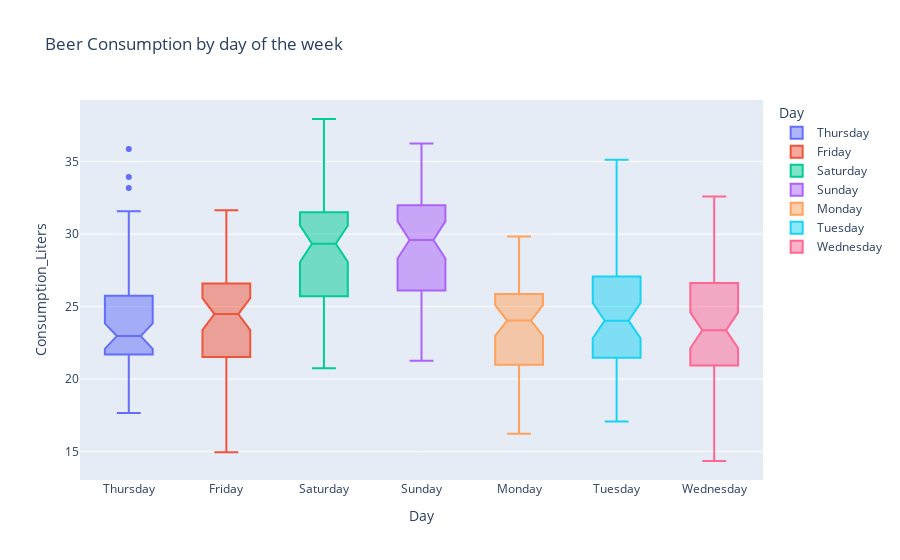

Notebook code for this chart:
### Code cell
fig = px.box(df, x="Day", y="Consumption_Liters", color="Day", orientation='v', notched=True, title = 'Beer Consumption by day of the week' )

fig.show()

### Figure 1 — Plotly figure (JSON) as saved in the notebook; plotly's stock layout.template omitted (floating-point values rounded to 4 significant figures)
{"data": [{"alignmentgroup": "True", "hovertemplate": "Day=%{x}<br>Consumption_Liters=%{y}<extra></extra>", "legendgroup": "Thursday", "marker": {"color": "#636efa"}, "name": "Thursday", "notched": true, "offsetgroup": "Thursday", "orientation": "v", "showlegend": true, "type": "box", "x": ["Thursday", "Thursday", "Thursday", "Thursday", "Thursday", "Thursday", "Thursday", "Thursday", "Thursday", "Thursday", "Thursday", "Thursday", "Thursday", "Thursday", "Thursday", "Thursday", "Thursday", "Thursday", "Thursday", "Thursday", "Thursday", "Thursday", "Thursday", "Thursday", "Thursday", "Thursday", "Thursday", "Thursday", "Thursday", "Thursday", "Thursday", "Thursday", "Thursday", "Thursday", "Thursday", "Thursday", "Thursday", "Thursday", "Thursday", "Thursday", "Thursday", "Thursday", "Thursday", "Thursday", "Thursday", "Thursday", "Thursday", "Thursday", "Thursday", "Thursday", "Thursday", "Thursday", "Thursday"], "x0": " ", "xaxis": "x", "y": [25.46, 28.4, 25.72, 25.8, 22.7, 19.95, 26.39, 22.92, 22.78, 30.3, 22.41, 23.63, 27.99, 22.12, 20.3, 21.73, 23.2, 20.45, 19.14, 20.3, 20.79, 24.68, 22.77, 24.61, 24.53, 19.46, 19.73, 20.74, 21.75, 19.03, 24.23, 26.13, 22.61, 17.66, 17.89, 24.22, 21.52, 33.93, 30.34, 22.66, 33.18, 35.86, 23.07, 22.63, 23.13, 29.27, 22.96, 25.29, 28.41, 22.93, 24.34, 31.57, 22.45], "y0": " ", "yaxis": "y"}, {"alignmentgroup": "True", "hovertemplate": "Day=%{x}<br>Consumption_Liters=%{y}<extra></extra>", "legendgroup": "Friday", "marker": {"color": "#EF553B"}, "name": "Friday", "notched": true, "offsetgroup": "Friday", "orientation": "v", "showlegend": true, "type": "box", "x": ["Friday", "Friday", "Friday", "Friday", "Friday", "Friday", "Friday", "Friday", "Friday", "Friday", "Friday", "Friday", "Friday", "Friday", "Friday", "Friday", "Friday", "Friday", "Friday", "Friday", "Friday", "Friday", "Friday", "Friday", "Friday", "Friday", "Friday", "Friday", "Friday", "Friday", "Friday", "Friday", "Friday", "Friday", "Friday", "Friday", "Friday", "Friday", "Friday", "Friday", "Friday", "Friday", "Friday", "Friday", "Friday", "Friday", "Friday", "Friday", "Friday", "Friday", "Friday", "Friday"], "x0": " ", "xaxis": "x", "y": [28.97, 24.89, 29.94, 21.78, 26.84, 22.82, 24.22, 24.57, 26.24, 22.65, 21.28, 24.21, 24.97, 24.87, 24.86, 21.59, 24.39, 17.94, 18.15, 20.54, 20.43, 21.25, 25.14, 22.38, 16.75, 21.86, 14.94, 25.7, 22.03, 21.1, 24.73, 26.58, 25.48, 23.24, 22.22, 19.34, 21.45, 26.31, 29.41, 27.49, 23.85, 27.39, 26.59, 31.65, 20.57, 28.65, 20.33, 28.98, 29.51, 30.74, 27.04, 26.31], "y0": " ", "yaxis": "y"}, {"alignmentgroup": "True", "hovertemplate": "Day=%{x}<br>Consumption_Liters=%{y}<extra></extra>", "legendgroup": "Saturday", "marker": {"color": "#00cc96"}, "name": "Saturday", "notched": true, "offsetgroup": "Saturday", "orientation": "v", "showlegend": true, "type": "box", "x": ["Saturday", "Saturday", "Saturday", "Saturday", "Saturday", "Saturday", "Saturday", "Saturday", "Saturday", "Saturday", "Saturday", "Saturday", "Saturday", "Saturday", "Saturday", "Saturday", "Saturday", "Saturday", "Saturday", "Saturday", "Saturday", "Saturday", "Saturday", "Saturday", "Saturday", "Saturday", "Saturday", "Saturday", "Saturday", "Saturday", "Saturday", "Saturday", "Saturday", "Saturday", "Saturday", "Saturday", "Saturday", "Saturday", "Saturday", "Saturday", "Saturday", "Saturday", "Saturday", "Saturday", "Saturday", "Saturday", "Saturday", "Saturday", "Saturday", "Saturday", "Saturday", "Saturday"], "x0": " ", "xaxis": "x", "y": [30.81, 37.94, 37.69, 28.35, 27.03, 28.89, 30.23, 30.94, 26.47, 29.09, 28.84, 28.63, 29.76, 33.45, 30.5, 33.82, 27.42, 25.27, 25.49, 23.7, 27.25, 25.94, 31.13, 29.61, 23.05, 24.23, 24.63, 26.69, 24.83, 20.74, 32.47, 31.31, 29.62, 30.18, 31.68, 21.83, 21.81, 31.84, 29.64, 24.88, 33.33, 32.67, 27.66, 35.78, 24.33, 26.84, 30.39, 34.38, 32.45, 29.58, 32.54, 21.95], "y0": " ", "yaxis": "y"}, {"alignmentgroup": "True", "hovertemplate": "Day=%{x}<br>Consumption_Liters=%{y}<extra></extra>", "legendgroup": "Sunday", "marker": {"color": "#ab63fa"}, "name": "Sunday", "notched": true, "offsetgroup": "Sunday", "orientation": "v", "showlegend": true, "type": "box", "x": ["Sunday", "Sunday", "Sunday", "Sunday", "Sunday", "Sunday", "Sunday", "Sunday", "Sunday", "Sunday", "Sunday", "Sunday", "Sunday", "Sunday", "Sunday", "Sunday", "Sunday", "Sunday", "Sunday", "Sunday", "Sunday", "Sunday", "Sunday", "Sunday", "Sunday", "Sunday", "Sunday", "Sunday", "Sunday", "Sunday", "Sunday", "Sunday", "Sunday", "Sunday", "Sunday", "Sunday", "Sunday", "Sunday", "Sunday", "Sunday", "Sunday", "Sunday", "Sunday", "Sunday", "Sunday", "Sunday", "Sunday", "Sunday", "Sunday", "Sunday", "Sunday", "Sunday"], "x0": " ", "xaxis": "x", "y": [29.8, 36.25, 30.52, 31.09, 32.06, 29.93, 24.97, 30.82, 27.48, 24.62, 32.87, 25.86, 26.12, 32.71, 25.07, 28.03, 30.48, 28.05, 23.54, 28.41, 31.39, 26.08, 30.5, 32.98, 28.86, 27.59, 21.29, 33.3, 32.47, 25.23, 31.66, 33.52, 26.27, 27.52, 31.83, 23.57, 21.25, 34.7, 32.18, 24.86, 34.5, 22.2, 26.59, 24.43, 28.61, 29.39, 31.93, 30.62, 32.78, 29.19, 30.13, 32.31], "y0": " ", "yaxis": "y"}, {"alignmentgroup": "True", "hovertemplate": "Day=%{x}<br>Consumption_Liters=%{y}<extra></extra>", "legendgroup": "Monday", "marker": {"color": "#FFA15A"}, "name": "Monday", "notched": true, "offsetgroup": "Monday", "orientation": "v", "showlegend": true, "type": "box", "x": ["Monday", "Monday", "Monday", "Monday", "Monday", "Monday", "Monday", "Monday", "Monday", "Monday", "Monday", "Monday", "Monday", "Monday", "Monday", "Monday", "Monday", "Monday", "Monday", "Monday", "Monday", "Monday", "Monday", "Monday", "Monday", "Monday", "Monday", "Monday", "Monday", "Monday", "Monday", "Monday", "Monday", "Monday", "Monday", "Monday", "Monday", "Monday", "Monday", "Monday", "Monday", "Monday", "Monday", "Monday", "Monday", "Monday", "Monday", "Monday", "Monday", "Monday", "Monday", "Monday"], "x0": " ", "xaxis": "x", "y": [28.9, 25.74, 29.27, 21.52, 24.1, 24.06, 25.34, 25.69, 28.75, 20.02, 20.9, 21.41, 25.85, 22.36, 22.62, 24.3, 21.84, 25.32, 16.96, 21.07, 26.07, 16.23, 26.15, 19.12, 23.02, 24.86, 18.45, 25.64, 20.62, 18.98, 25.87, 23.18, 22.54, 23.21, 28.44, 20.23, 20.46, 29.83, 17.73, 24.68, 26.25, 24, 28.08, 20.65, 28.46, 24.61, 21.66, 20.24, 23.38, 28.13, 24.83, 26.09], "y0": " ", "yaxis": "y"}, {"alignmentgroup": "True", "hovertemplate": "Day=%{x}<br>Consumption_Liters=%{y}<extra></extra>", "legendgroup": "Tuesday", "marker": {"color": "#19d3f3"}, "name": "Tuesday", "notched": true, "offsetgroup": "Tuesday", "orientation": "v", "showlegend": true, "type": "box", "x": ["Tuesday", "Tuesday", "Tuesday", "Tuesday", "Tuesday", "Tuesday", "Tuesday", "Tuesday", "Tuesday", "Tuesday", "Tuesday", "Tuesday", "Tuesday", "Tuesday", "Tuesday", "Tuesday", "Tuesday", "Tuesday", "Tuesday", "Tuesday", "Tuesday", "Tuesday", "Tuesday", "Tuesday", "Tuesday", "Tuesday", "Tuesday", "Tuesday", "Tuesday", "Tuesday", "Tuesday", "Tuesday", "Tuesday", "Tuesday", "Tuesday", "Tuesday", "Tuesday", "Tuesday", "Tuesday", "Tuesday", "Tuesday", "Tuesday", "Tuesday", "Tuesday", "Tuesday", "Tuesday", "Tuesday", "Tuesday", "Tuesday", "Tuesday", "Tuesday", "Tuesday"], "x0": " ", "xaxis": "x", "y": [28.22, 26.99, 35.13, 29.97, 31.66, 21.14, 17.4, 26.96, 24.15, 23.04, 26.27, 21.62, 24.93, 21.0, 22.0, 31.11, 20.81, 21.83, 19.05, 24.21, 22.16, 20.11, 21.33, 21.03, 27.15, 20.16, 21.24, 23.94, 21.82, 19.64, 27.72, 24.18, 23.07, 21.09, 22.39, 17.07, 30.77, 26.36, 24.11, 22.3, 26.52, 27.87, 27.58, 22.74, 27.96, 26.96, 21.69, 24.53, 27.71, 28.62, 26.83, 22.31], "y0": " ", "yaxis": "y"}, {"alignmentgroup": "True", "hovertemplate": "Day=%{x}<br>Consumption_Liters=%{y}<extra></extra>", "legendgroup": "Wednesday", "marker": {"color": "#FF6692"}, "name": "Wednesday", "notched": true, "offsetgroup": "Wednesday", "orientation": "v", "showlegend": true, "type": "box", "x": ["Wednesday", "Wednesday", "Wednesday", "Wednesday", "Wednesday", "Wednesday", "Wednesday", "Wednesday", "Wednesday", "Wednesday", "Wednesday", "Wednesday", "Wednesday", "Wednesday", "Wednesday", "Wednesday", "Wednesday", "Wednesday", "Wednesday", "Wednesday", "Wednesday", "Wednesday", "Wednesday", "Wednesday", "Wednesday", "Wednesday", "Wednesday", "Wednesday", "Wednesday", "Wednesday", "Wednesday", "Wednesday", "Wednesday", "Wednesday", "Wednesday", "Wednesday", "Wednesday", "Wednesday", "Wednesday", "Wednesday", "Wednesday", "Wednesday", "Wednesday", "Wednesday", "Wednesday", "Wednesday", "Wednesday", "Wednesday", "Wednesday", "Wednesday", "Wednesday", "Wednesday"], "x0": " ", "xaxis": "x", "y": [29.73, 31.82, 29.13, 22.6, 24.74, 26.8, 21.39, 25.37, 22.99, 22.93, 20.17, 22.4, 21.98, 23.36, 23.47, 19.11, 19.76, 20.68, 17.29, 19.52, 24.26, 21.05, 22.01, 23.9, 17.24, 20.82, 19.85, 28.74, 14.34, 22.52, 22.04, 24.59, 26.02, 23.36, 20.68, 16.98, 25.34, 32.59, 28.03, 30.33, 26.79, 31.14, 24.86, 21.48, 29.57, 23.61, 25.12, 30.47, 27.14, 21.06, 26.47, 20.47], "y0": " ", "yaxis": "y"}], "layout": {"boxmode": "overlay", "legend": {"title": {"text": "Day"}, "tracegroupgap": 0}, "title": {"text": "Beer Consumption by day of the week"}, "xaxis": {"anchor": "y", "categoryarray": ["Thursday", "Friday", "Saturday", "Sunday", "Monday", "Tuesday", "Wednesday"], "categoryorder": "array", "domain": [0, 1], "title": {"text": "Day"}}, "yaxis": {"anchor": "x", "domain": [0, 1], "title": {"text": "Consumption_Liters"}}}}
